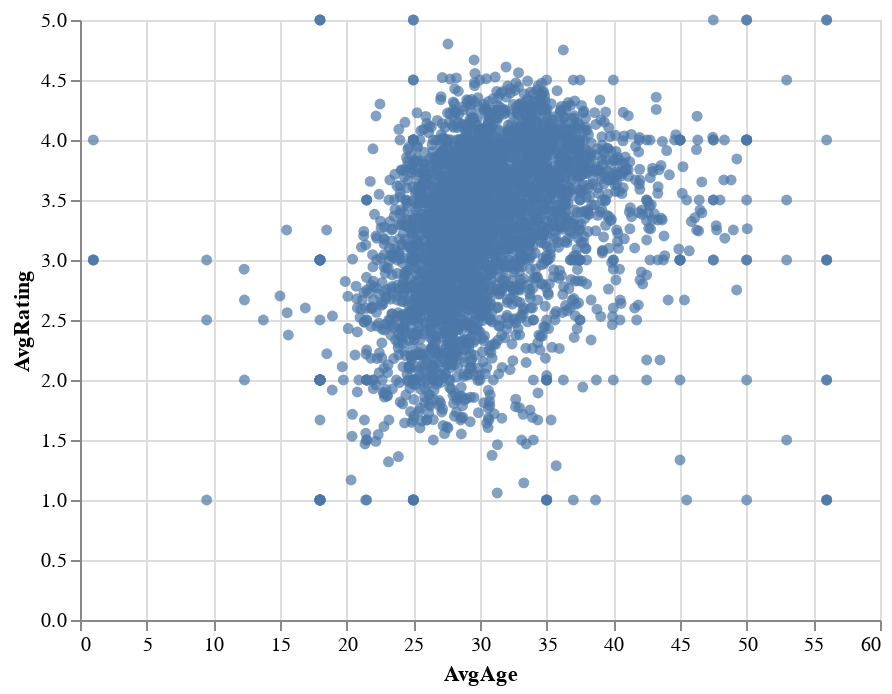

Notebook source saved alongside this figure:
### Code cell
Chart(df_movies).mark_circle().encode(
    x='AvgAge',
    y='AvgRating'
)

### Figure 1 — Vega-Lite specification as saved in the notebook (floating-point values rounded to 4 significant figures; data arrays with more than 128 entries replaced by an {"elided": "..."} marker saying what was removed)
{"config": {"view": {"continuousWidth": 400, "continuousHeight": 300}}, "data": {"name": "data-81161c6ff5d778d292591c701a8f3e55"}, "mark": "circle", "encoding": {"x": {"field": "AvgAge", "type": "quantitative"}, "y": {"field": "AvgRating", "type": "quantitative"}}, "$schema": "https://vega.github.io/schema/vega-lite/v4.17.0.json", "datasets": {"data-81161c6ff5d778d292591c701a8f3e55": {"elided": "3706 records"}}}
